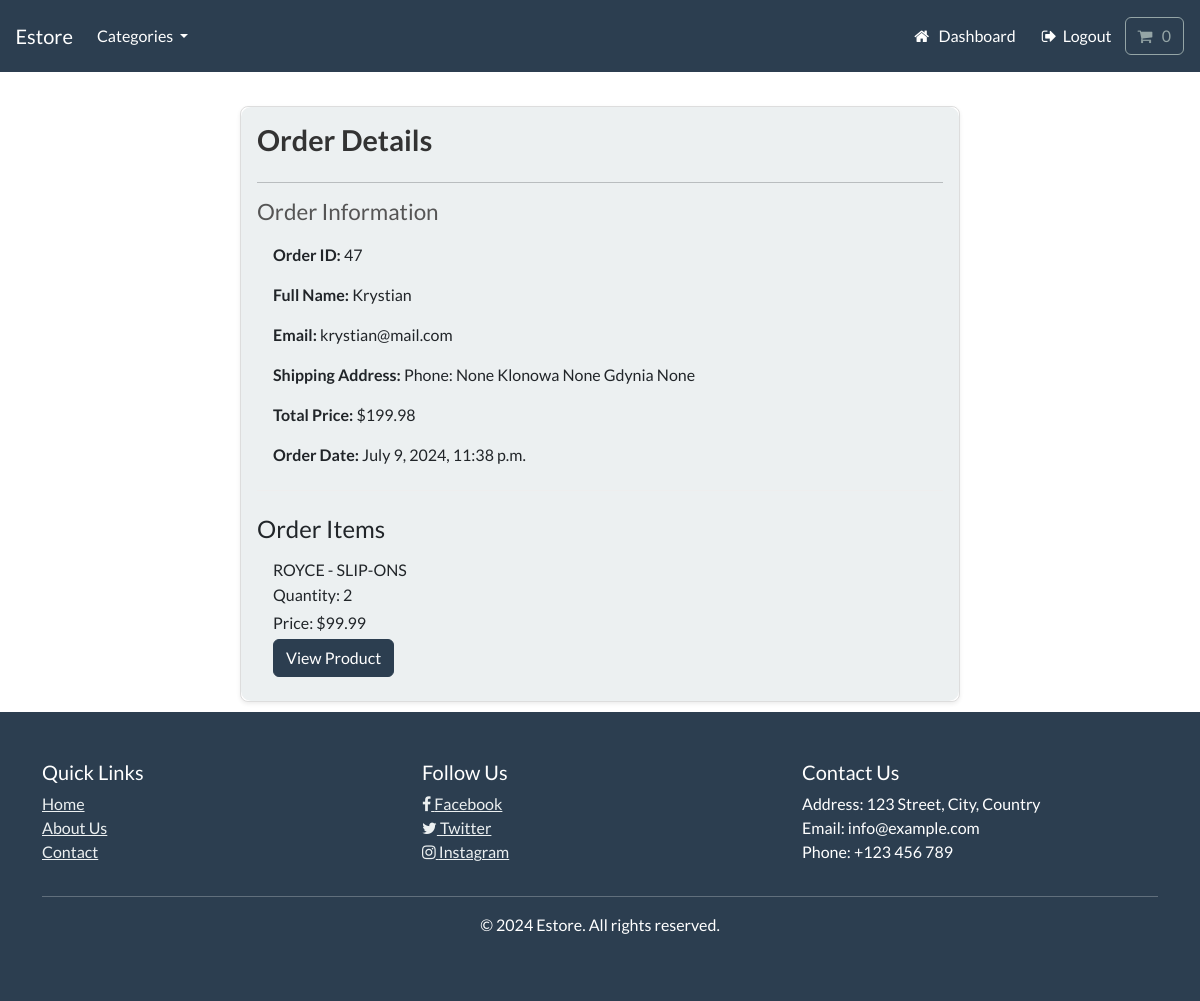
The page /account/order/47 (signed in) on the database its author committed.
### payment/models.py (models this page shows, shortened)
class Order(models.Model):
    full_name = models.CharField(max_length=300)
    email = models.EmailField(max_length=255)
    shipping_address = models.TextField(max_length=1000)
    paid_amount = models.DecimalField(max_digits=6, decimal_places=2)
    order_date = models.DateTimeField(auto_now_add=True)
    user = models.ForeignKey(User, on_delete=models.CASCADE, null=True, blank=True)
    class Meta:
        verbose_name_plural = "Order"

class OrderItem(models.Model):
    order = models.ForeignKey(Order, on_delete=models.CASCADE, null=True)
    product = models.ForeignKey(Product, on_delete=models.CASCADE, null=True)
    quantity = models.PositiveBigIntegerField(default=1)
    price = models.DecimalField(max_digits=8, decimal_places=2)

### store/models.py (models this page shows, shortened)
class Product(models.Model):
    category = models.ForeignKey(
        Category, related_name="product", on_delete=models.CASCADE, null=True
    )
    title = models.CharField(max_length=250)
    brand = models.CharField(max_length=250, default="unbranded")
    description = models.TextField(blank=True)
    slug = AutoSlugField(populate_from="title", unique=True)
    price = models.DecimalField(max_digits=6, decimal_places=2)
    default_image = models.ImageField(default="images/default.jpg", upload_to="images")
    class Meta:
        verbose_name_plural = "products"
    def __str__(self):
        return self.title
    def get_absolute_url(self):
        return reverse("product-info", args=[self.slug])

### account/views.py (the view)
# urls.py: path("order/<int:order_id>", views.order_detail_view, name="order-detail"),
@login_required(login_url="my-login")
def order_detail_view(request, order_id):
    try:
        order = get_object_or_404(Order, id=order_id, user=request.user)
        order_items = OrderItem.objects.filter(order=order)
    except:
        return redirect("my-orders")
    context = {"order": order, "order_items": order_items}
    return render(request, "account/order-detail.html", context)

### cart/cart.py (called while the page is built)
    def __len__(self):
        return sum(item["qty"] for item in self.cart.values())

### cart/context_processors.py (called while the page is built)
def cart(request):
    return {"cart": Cart(request)}

### store/models.py (called while the page is built)
    def get_absolute_url(self):
        return reverse("list-category", args=[self.slug])

### store/views.py (called while the page is built)
def categories(request):
    all_categories = Category.objects.all()
    return {"all_categories": all_categories}

### account/templates/account/order-detail.html (shortened to what this page needs)
{% extends "store/base.html" %}
{% load static %}
{% load crispy_forms_tags %}
{% block content %}
<div class="container ">
    <div class="row ">
        <div class="col-md-8 mx-auto">
            <div class="card shadow-sm">
                <div class="card-body bg-light">
                    <h2 class="card-title mb-4">Order Details</h2>
                    <hr>
                    <div class="order-info mb-4">
                        <h4>Order Information</h4>
                        <ul class="list-group list-group-flush">
                            <li class="list-group-item"><strong>Order ID:</strong> {{ order.id }}</li>
                            <li class="list-group-item"><strong>Full Name:</strong> {{ order.full_name }}</li>
                            <li class="list-group-item"><strong>Email:</strong> {{ order.email }}</li>
                            <li class="list-group-item"><strong>Shipping Address:</strong> {{ order.shipping_address }}</li>
                            <li class="list-group-item"><strong>Total Price:</strong> ${{ order.paid_amount }}</li>
                            <li class="list-group-item"><strong>Order Date:</strong> {{ order.order_date }}</li>
                        </ul>
                    </div>
                    <div class="order-items">
                        <h4>Order Items</h4>
                        <div class="list-group">
                            {% for order_item in order_items %}
                            <div class="list-group-item">
                                <h6 class="mb-1">{{ order_item.product }}</h6>
                                <p class="mb-1">Quantity: {{ order_item.quantity }}</p>
                                <p class="mb-1">Price: ${{ order_item.price }}</p>
                                <a href="{{ order_item.product.get_absolute_url }}" class="btn btn-primary">View Product</a>
                            </div>
                            {% empty %}
                                <p class="text-muted">No items in this order.</p>
                            {% endfor %}
                        </div>
                    </div>
                </div>
            </div>
        </div>
    </div>
</div>
{% endblock %}

### static/css/styles.css (style rules this page uses)
.card { border-radius: 10px; margin-bottom: 70px; }
.card-body { border-radius: 10px; }
.card-title { font-size: 1.8rem; color: #333; font-weight: bold; }
.order-info { border-bottom: 1px solid #eee; padding-bottom: 15px; margin-bottom: 20px; }
.order-info h4 { font-size: 1.4rem; margin-bottom: 10px; color: #555; }
.order-items { margin-top: 20px; }
.list-group-item { background-color: transparent; border: none; }
.card { width: 100%; min-width: auto; height: auto; background-color: #fff; border: 1px solid #ddd; border-radius: 8px; overflow: hidden; margin: 10px; margin-inline-start: auto; margin-inline-end: auto; }

### rows shown on the page
Order: id "47", full_name "Krystian", email "krystian@mail.com", shipping_address "Phone: None Klonowa None Gdynia None", paid_amount "199.98", order_date "July 9, 2024, 11:38 p.m."
OrderItem: product "ROYCE - SLIP-ONS", quantity "2", price "99.99"
